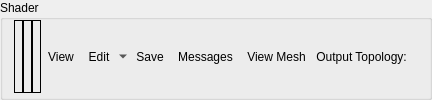
        <widget class="QGroupBox" name="msShaderGroup">
         <property name="sizePolicy">
          <sizepolicy hsizetype="Preferred" vsizetype="Minimum">
           <horstretch>0</horstretch>
           <verstretch>0</verstretch>
          </sizepolicy>
         </property>
         <property name="title">
          <string>Shader</string>
         </property>
         <layout class="QHBoxLayout" name="msShaderHorizontalLayout">
          <property name="spacing">
           <number>0</number>
          </property>
          <property name="topMargin">
           <number>0</number>
          </property>
          <property name="bottomMargin">
           <number>4</number>
          </property>
          <item>
           <widget class="RDLabel" name="msPipeline">
            <property name="sizePolicy">
             <sizepolicy hsizetype="Minimum" vsizetype="MinimumExpanding">
              <horstretch>0</horstretch>
              <verstretch>0</verstretch>
             </sizepolicy>
            </property>
            <property name="frameShape">
             <enum>QFrame::Box</enum>
            </property>
            <property name="text">
             <string/>
            </property>
           </widget>
          </item>
          <item>
           <widget class="RDLabel" name="msShader">
            <property name="sizePolicy">
             <sizepolicy hsizetype="Minimum" vsizetype="MinimumExpanding">
              <horstretch>0</horstretch>
              <verstretch>0</verstretch>
             </sizepolicy>
            </property>
            <property name="frameShape">
             <enum>QFrame::Box</enum>
            </property>
            <property name="text">
             <string/>
            </property>
           </widget>
          </item>
          <item>
           <widget class="RDLabel" name="msShaderDebug">
            <property name="sizePolicy">
             <sizepolicy hsizetype="Minimum" vsizetype="MinimumExpanding">
              <horstretch>0</horstretch>
              <verstretch>0</verstretch>
             </sizepolicy>
            </property>
            <property name="frameShape">
             <enum>QFrame::Box</enum>
            </property>
            <property name="text">
             <string/>
            </property>
           </widget>
          </item>
          <item>
           <widget class="QToolButton" name="msShaderViewButton">
            <property name="cursor">
             <cursorShape>PointingHandCursor</cursorShape>
            </property>
            <property name="toolTip">
             <string>Open Shader Source</string>
            </property>
            <property name="text">
             <string>View</string>
            </property>
            <property name="icon">
             <iconset resource="../../Resources/resources.qrc">
              <normaloff>:/action.png</normaloff>:/action.png</iconset>
            </property>
            <property name="toolButtonStyle">
             <enum>Qt::ToolButtonTextBesideIcon</enum>
            </property>
            <property name="autoRaise">
             <bool>true</bool>
            </property>
           </widget>
          </item>
          <item>
           <widget class="QToolButton" name="msShaderEditButton">
            <property name="toolTip">
             <string>Edit Shader</string>
            </property>
            <property name="text">
             <string>Edit</string>
            </property>
            <property name="rdIcon" stdset="0">
             <string>page_white_edit</string>
            </property>
            <property name="popupMode">
             <enum>QToolButton::MenuButtonPopup</enum>
            </property>
            <property name="toolButtonStyle">
             <enum>Qt::ToolButtonTextBesideIcon</enum>
            </property>
            <property name="autoRaise">
             <bool>true</bool>
            </property>
           </widget>
          </item>
          <item>
           <widget class="QToolButton" name="msShaderSaveButton">
            <property name="toolTip">
             <string>Save Shader SPIR-V</string>
            </property>
            <property name="text">
             <string>Save</string>
            </property>
            <property name="rdIcon" stdset="0">
             <string>save</string>
            </property>
            <property name="toolButtonStyle">
             <enum>Qt::ToolButtonTextBesideIcon</enum>
            </property>
            <property name="autoRaise">
             <bool>true</bool>
            </property>
           </widget>
          </item>
          <item>
           <widget class="QToolButton" name="msShaderMessagesButton">
            <property name="toolTip">
             <string>View Shader Messages</string>
            </property>
            <property name="text">
             <string>Messages</string>
            </property>
            <property name="rdIcon" stdset="0">
             <string>text_add</string>
            </property>
            <property name="toolButtonStyle">
             <enum>Qt::ToolButtonTextBesideIcon</enum>
            </property>
            <property name="autoRaise">
             <bool>true</bool>
            </property>
           </widget>
          </item>
          <item>
           <widget class="QToolButton" name="msMeshButton">
            <property name="toolTip">
             <string>View Mesh</string>
            </property>
            <property name="text">
             <string>View Mesh</string>
            </property>
            <property name="rdIcon" stdset="0">
             <string>draw_vertex</string>
            </property>
            <property name="toolButtonStyle">
             <enum>Qt::ToolButtonTextBesideIcon</enum>
            </property>
            <property name="autoRaise">
             <bool>true</bool>
            </property>
           </widget>
          </item>
          <item>
           <widget class="QLabel" name="msTopoLabel">
            <property name="text">
             <string> Output Topology: </string>
            </property>
           </widget>
          </item>
          <item>
           <widget class="QLabel" name="msTopology">
            <property name="text">
             <string/>
            </property>
           </widget>
          </item>
          <item>
           <spacer name="msShaderSpacer">
            <property name="orientation">
             <enum>Qt::Horizontal</enum>
            </property>
            <property name="sizeHint" stdset="0">
             <size>
              <width>0</width>
              <height>0</height>
             </size>
            </property>
           </spacer>
          </item>
         </layout>
        </widget>
